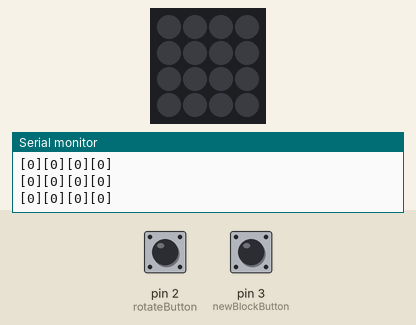
Recording of a sketch running on a simulated Arduino Uno, built with avr-gcc and run on an emulated ATmega328P. On the bench: 4×4 RGB LED matrix (first LED top left, wired row by row), the last lines printed to the serial monitor. Inputs (shaded band) come from the test bench; at power-on: pin 3 (newBlockButton) HIGH, pin 2 (rotateButton) HIGH. Dim RGB values are drawn brighter than linear; random numbers use the default seed unless the sketch sets one.

Above: at 3.2 s.
3.3 s: pin 3 (newBlockButton) pulled LOW for 0.15 s
At 4.1 s:
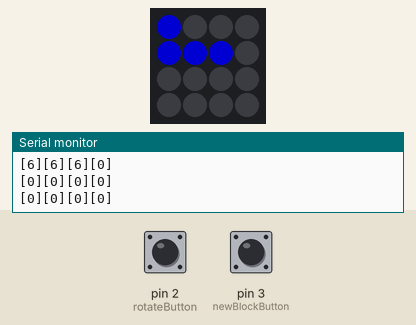
4.9 s: pin 3 (newBlockButton) pulled LOW for 1 s
At 7.1 s:
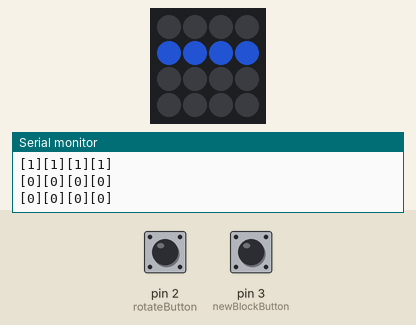
7.4 s: pin 3 (newBlockButton) pulled LOW for 0.15 s
At 8.7 s:
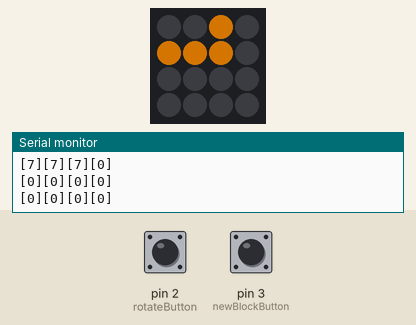
9.0 s: pin 3 (newBlockButton) pulled LOW for 3.2 s
At 13.2 s:
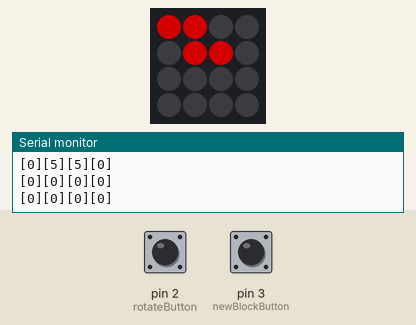
13.7 s: pin 3 (newBlockButton) pulled LOW for 0.15 s
At 15.0 s:
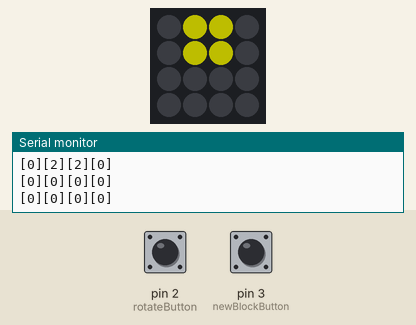
15.3 s: pin 3 (newBlockButton) pulled LOW for 1 s
At 16.9 s:
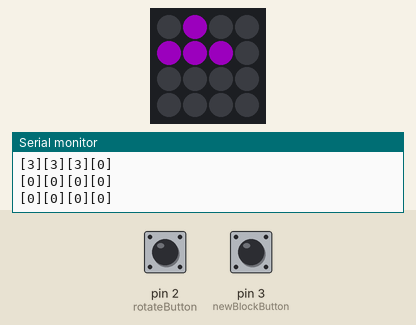
Timing chart, 0 to 18.4 s (numbered marks = the images above; inputs shaded):
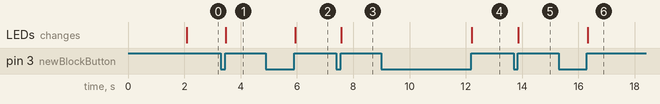

Measured:
- after the input at 3.3 s, the LEDs: change after 0.17 s (image 1)
- after the input at 4.9 s, the LEDs: change after 1.0 s (image 2)
- after the input at 7.4 s, the LEDs: change after 0.18 s (image 3)
- after the input at 9.0 s, the LEDs: change after 3.2 s (image 4)
- after the input at 13.7 s, the LEDs: change after 0.16 s (image 5)
- after the input at 15.3 s, the LEDs: change after 1.0 s (image 6)

The sketch:

Tetris_LED_and_Rotation.ino
```cpp
//Tetris Test Code
//Rotation and WS2812b LED usage
//Written by Joshua Curfman as a personal project

class Block {
  int blockChoice; //The shape of the block, which acts as an identifier visually
  int ActiveIndices[4]; //The indices of the active block within the main array
  int rotation; //The rotation state of the block

  //Constructor
  public: Block() {
    rotation=1;
  }

  //Data entry functions
  void setBlockChoice(int blockType) {
    //Sets block type, a value between 1 and 7 denoting one of the 7 tetromino shapes
    blockChoice=blockType;
  }
  void addPosition(int index, int value) {
    //Adds the positional data for the active block, called by index of internal array
    //Should be stored as lowermost first, then leftmost first
    ActiveIndices[index]=value;
  }
  void rotate() {
    //rotation state is an integer between 1 and 4, with 1 being the default
    //moves clockwise
    if(rotation<4) {
      rotation++;
    }
    else if(rotation==4) {
      rotation=1;
    }
  }
  void resetRotate() {
    //to be called when creating new block
    rotation=1;
  }

  //Data return functions
  int getPosition(int index) {
    //returns coordinate of index
    return ActiveIndices[index];
  }
  int getBlockChoice() {
    //self explanatory
    return blockChoice;
  }
  int getRotation() {
    //returns rotation state
    return rotation;
  }
};
//BLOCK CLASS ENDS HERE-----------------------------------------------
#include <FastLED.h>

//field size definition
#define width 4
#define height 4

int boardArray[width*height]; //field for testing
int RandBag[7]; //Random generated sequence drawbag
int rgb[3]; //Color selection

int bagLeft=0;
Block activeBlock;

#define resetPin 12 //jumper from pin 12 to RESET pin
#define ledPin 7
#define rotateButton 2 //rotation button input
#define newBlockButton 3 //summon new block input

const int numLed=width*height;
int fauxCounter=0;

const int debounceDelay(50);
//Changing variables for each button for debouncing
volatile unsigned long lastRotate_micros;
volatile unsigned long lastNew_micros;

CRGB leds[numLed];

void setup() {
  //Startup sequence. Begins serial output, prints an empty field, generates first block
  Serial.begin(9600);
  FastLED.addLeds<WS2812, ledPin, GRB>(leds, numLed);
  pinMode(resetPin, INPUT);
  digitalWrite(resetPin, LOW);
  pinMode(rotateButton, INPUT_PULLUP);
  pinMode(newBlockButton, INPUT_PULLUP);
  attachInterrupt(digitalPinToInterrupt(rotateButton), debounceRotate, RISING);
  attachInterrupt(digitalPinToInterrupt(newBlockButton), debounceNew, RISING);
  //Uno has two external interrupts- all that's necessary here
  randomSeed(analogRead(A0)); //unconnected to anything, aids initial randomization

  Serial.println("");
  Serial.println("Begin Tetris Test- LED and Rotation");
  serialPrintGame();
  delay(2000);
}

void LEDloop() {
  //Print next tetromino after two seconds. LED Testing
  static unsigned long timer=millis();
  if(millis()-timer>2000) {
    newBlock();

    serialPrintGame();
    ledUpdate();
    timer=millis();
  }
}

void loop() {
  //Rotation Testing. Serial print only when necessary in debounce
  ledUpdate();
}

void ledUpdate() {
  //Uncomment the serial print sections for block by block readout if troubleshooting
  for(int i=0; i<(width*height); i++) {
    blockColor(boardArray[i]);
    int ledPosition=zigzagUpdate(i);
    if(boardArray[i]==0) {
      leds[ledPosition]=CRGB(rgb[0],rgb[1],rgb[2]);
      /*Serial.print("Empty @ ");
      Serial.print(i);
      Serial.print(", ");
      Serial.println(ledPosition);*/
    }
    else {
      leds[ledPosition]=CRGB(rgb[0],rgb[1],rgb[2]);
      /*Serial.print("Block @ ");
      Serial.print(i);
      Serial.print(", ");
      Serial.println(ledPosition);*/
    }
  }
  FastLED.show();
  delay(50);
}

void blockColor(int type) {
  //uses the block type in order to set the rgb values
  if(type==1) {
    rgb[0]=40;
    rgb[1]=100;
    rgb[2]=255;
  }
  else if(type==2) {
    rgb[0]=158;
    rgb[1]=158;
    rgb[2]=0;
  }
  else if(type==3) {
    rgb[0]=128;
    rgb[1]=0;
    rgb[2]=156;
  }
  else if(type==4) {
    rgb[0]=0;
    rgb[1]=255;
    rgb[2]=0;
  }
  else if(type==5) {
    rgb[0]=255;
    rgb[1]=0;
    rgb[2]=0;
  }
  else if(type==6) {
    rgb[0]=0;
    rgb[1]=0;
    rgb[2]=255;
  }
  else if(type==7) {
    rgb[0]=255;
    rgb[1]=140;
    rgb[2]=0;
  }
  else if(type==0) {
    rgb[0]=0;
    rgb[1]=0;
    rgb[2]=0;
  }

  //Comment out for full brightness
  for(int i=0; i<3; i++) {
    int temp=rgb[i];
    rgb[i]=temp/2;
  }
}

void serialPrintGame() {
  //Prints 4x4 field to serial output, for troubleshooting and development
  Serial.println("");
  for(int i=0; i<(sizeof(boardArray)/sizeof(boardArray[0])); i++) {
    Serial.print("[");
    Serial.print(boardArray[i]);
    Serial.print("]");
    if(i%width==(width-1)) {
      Serial.println("");
    }
  }
  Serial.println("");
  delay(50);
}

//Interrupt implementations
void debounceRotate() {
  if((long)(micros()-lastRotate_micros)>=debounceDelay*1000) {
    if(digitalRead(rotateButton)==HIGH) {
      Serial.println("Rotate");
      blockRotate();
      serialPrintGame();
    }
  }
}
void debounceNew() {
  if((long)(micros()-lastNew_micros)>=debounceDelay*1000) {
    if(digitalRead(newBlockButton)==HIGH) {
      Serial.println("New Button");
      newBlock();
      serialPrintGame();
    }
  }
}

void newBlock() {
  //Picks a block based on a psuedo-random sequence generator
  if(bagLeft==0) {
    sequenceGenerator();
    bagLeft=7;
  }
  int blockChoice=RandBag[bagLeft-1];
  bagLeft--;
  //Block activeBlock();
  activeBlock.setBlockChoice(blockChoice);

  //Assigns initial indices for block type
  if(blockChoice==1) {
    //Generates I block
    activeBlock.addPosition(0,4);
    activeBlock.addPosition(1,5);
    activeBlock.addPosition(2,6);
    activeBlock.addPosition(3,7);
    blockCheck();
  }
  else if(blockChoice==2) {
    //Generates O block
    activeBlock.addPosition(0,5);
    activeBlock.addPosition(1,6);
    activeBlock.addPosition(2,1);
    activeBlock.addPosition(3,2);
    blockCheck();
  }
  else if(blockChoice==3) {
    //Generates T block
    activeBlock.addPosition(0,4);
    activeBlock.addPosition(1,5);
    activeBlock.addPosition(2,6);
    activeBlock.addPosition(3,1);
    blockCheck();
  }
  else if(blockChoice==4) {
    //Generates S block
    activeBlock.addPosition(0,4);
    activeBlock.addPosition(1,5);
    activeBlock.addPosition(2,1);
    activeBlock.addPosition(3,2);
    blockCheck();
  }
  else if(blockChoice==5) {
    //Generates Z block
    activeBlock.addPosition(0,5);
    activeBlock.addPosition(1,6);
    activeBlock.addPosition(2,0);
    activeBlock.addPosition(3,1);
    blockCheck();
  }
  else if(blockChoice==6) {
    //Generates J block
    activeBlock.addPosition(0,4);
    activeBlock.addPosition(1,5);
    activeBlock.addPosition(2,6);
    activeBlock.addPosition(3,0);
    blockCheck();
  }
  else if(blockChoice==7) {
    //Generates L block
    activeBlock.addPosition(0,4);
    activeBlock.addPosition(1,5);
    activeBlock.addPosition(2,6);
    activeBlock.addPosition(3,2);
    blockCheck();
  }
  activeBlock.resetRotate();
}

void blockCheck() {
  for(int i=0; i<width*height; i++) {
    boardArray[i]=0;
  }
  for(int i=0; i<4; i++) {
    boardArray[activeBlock.getPosition(i)]=activeBlock.getBlockChoice();
  }
}

void sequenceGenerator() {
  //shuffles a sequence into psuedo-random order
  randomSeed(random(0,9999)); //Further randomization
  int numbersLeft=7;
  int newRandBag[numbersLeft];
  for(int i=0; i<numbersLeft; i++) {
    newRandBag[i]=i+1;
  }
  //Shuffle, picking from remaining numbers
  while (numbersLeft>0) {
    int r=random(0, numbersLeft);
    RandBag[numbersLeft-1]=newRandBag[r];
    newRandBag[r]=newRandBag[--numbersLeft];
  }
  //Force rearranges last digit
  int x=random(10,59)/10;
  int temp=RandBag[x];
  RandBag[x]=RandBag[6];
  RandBag[6]=temp;
}

int zigzagUpdate(int counter) {
  //Adjusts counter value in order to properly display correct pixel
  //Serial.print("Counter is ");
  //Serial.println(counter);
  int row=counter/width;
  int column=counter-(row*width);
  if(row%2==1) {
    //If the row is odd, need to shift
    //Serial.println("Odd- shift");
    if(column%width==0) {
      //sets fauxCounter value to one row ahead
      fauxCounter=counter+(width-1);
    }
    else {
      //iterates fauxCounter value down
      fauxCounter--;
    }
  }
  else {
    //Even row, direct counter value
    fauxCounter=counter;
  }
  //Serial.println(fauxCounter);
  return fauxCounter;
}

void blockRotate() {
  //Currently only designed for clockwise rotation
  int rotaState=activeBlock.getRotation();
  int type=activeBlock.getBlockChoice();
  int activeIndices[4];
  for(int i=0; i<4; i++) {
    activeIndices[i]=activeBlock.getPosition(i);
  }
  if(type==1) {
    if(rotaState==1) {
      activeIndices[0]+=((2*width)+2);
      activeIndices[1]+=(width+1);
      activeIndices[2]+=0;
      activeIndices[3]-=(width+1);
    }
    else if(rotaState==2) {
      activeIndices[0]-=(width+2);
      activeIndices[1]-=1;
      activeIndices[2]+=width;
      activeIndices[3]+=((2*width)+1);
    }
    else if(rotaState==3) {
      activeIndices[0]+=(width+1);
      activeIndices[1]+=0;
      activeIndices[2]-=(width+1);
      activeIndices[3]-=((2*width)+2);
    }
    else if(rotaState==4) {
      activeIndices[0]-=((2*width)+1);
      activeIndices[1]-=width;
      activeIndices[2]+=1;
      activeIndices[3]+=(width+2);
    }
  }
  for(int i=0; i<4; i++) {
    activeBlock.addPosition(i, activeIndices[i]);
  }
  blockCheck();
  activeBlock.rotate();
}
```
